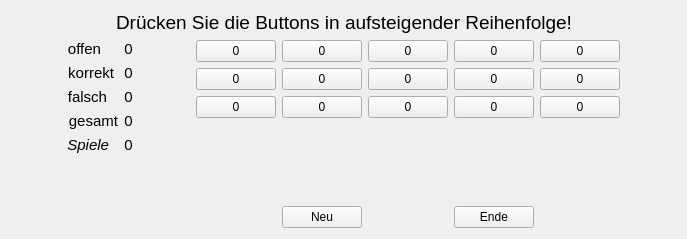
<?xml version="1.0" encoding="UTF-8"?>
<ui version="4.0">
 <class>MainWindow</class>
 <widget class="QMainWindow" name="MainWindow">
  <property name="geometry">
   <rect>
    <x>0</x>
    <y>0</y>
    <width>687</width>
    <height>239</height>
   </rect>
  </property>
  <property name="windowTitle">
   <string>QTGame</string>
  </property>
  <widget class="QWidget" name="centralWidget">
   <layout class="QHBoxLayout" name="horizontalLayout_4">
    <item>
     <layout class="QVBoxLayout" name="verticalLayout_2">
      <item>
       <layout class="QHBoxLayout" name="horizontalLayout">
        <item>
         <spacer name="horizontalSpacer">
          <property name="orientation">
           <enum>Qt::Horizontal</enum>
          </property>
          <property name="sizeHint" stdset="0">
           <size>
            <width>40</width>
            <height>20</height>
           </size>
          </property>
         </spacer>
        </item>
        <item>
         <widget class="QLabel" name="label_title">
          <property name="font">
           <font>
            <pointsize>14</pointsize>
           </font>
          </property>
          <property name="text">
           <string>Drücken Sie die Buttons in aufsteigender Reihenfolge!</string>
          </property>
          <property name="indent">
           <number>-4</number>
          </property>
         </widget>
        </item>
        <item>
         <spacer name="horizontalSpacer_2">
          <property name="orientation">
           <enum>Qt::Horizontal</enum>
          </property>
          <property name="sizeHint" stdset="0">
           <size>
            <width>40</width>
            <height>20</height>
           </size>
          </property>
         </spacer>
        </item>
       </layout>
      </item>
      <item>
       <layout class="QHBoxLayout" name="horizontalLayout_3">
        <item>
         <spacer name="horizontalSpacer_7">
          <property name="orientation">
           <enum>Qt::Horizontal</enum>
          </property>
          <property name="sizeHint" stdset="0">
           <size>
            <width>40</width>
            <height>20</height>
           </size>
          </property>
         </spacer>
        </item>
        <item>
         <layout class="QFormLayout" name="formLayout">
          <item row="0" column="0">
           <widget class="QLabel" name="label_offen">
            <property name="font">
             <font>
              <pointsize>11</pointsize>
             </font>
            </property>
            <property name="text">
             <string>offen</string>
            </property>
            <property name="alignment">
             <set>Qt::AlignRight|Qt::AlignTrailing|Qt::AlignVCenter</set>
            </property>
           </widget>
          </item>
          <item row="0" column="1">
           <widget class="QLabel" name="label_open">
            <property name="font">
             <font>
              <pointsize>11</pointsize>
             </font>
            </property>
            <property name="text">
             <string>0</string>
            </property>
            <property name="alignment">
             <set>Qt::AlignCenter</set>
            </property>
           </widget>
          </item>
          <item row="1" column="0">
           <widget class="QLabel" name="label_korrekt">
            <property name="font">
             <font>
              <pointsize>11</pointsize>
             </font>
            </property>
            <property name="text">
             <string>korrekt</string>
            </property>
            <property name="alignment">
             <set>Qt::AlignRight|Qt::AlignTrailing|Qt::AlignVCenter</set>
            </property>
           </widget>
          </item>
          <item row="1" column="1">
           <widget class="QLabel" name="label_correct">
            <property name="font">
             <font>
              <pointsize>11</pointsize>
             </font>
            </property>
            <property name="text">
             <string>0</string>
            </property>
            <property name="alignment">
             <set>Qt::AlignCenter</set>
            </property>
           </widget>
          </item>
          <item row="2" column="0">
           <widget class="QLabel" name="label_falsch">
            <property name="font">
             <font>
              <pointsize>11</pointsize>
             </font>
            </property>
            <property name="text">
             <string>falsch</string>
            </property>
            <property name="alignment">
             <set>Qt::AlignRight|Qt::AlignTrailing|Qt::AlignVCenter</set>
            </property>
           </widget>
          </item>
          <item row="2" column="1">
           <widget class="QLabel" name="label_wrong">
            <property name="font">
             <font>
              <pointsize>11</pointsize>
             </font>
            </property>
            <property name="text">
             <string>0</string>
            </property>
            <property name="alignment">
             <set>Qt::AlignCenter</set>
            </property>
           </widget>
          </item>
          <item row="3" column="0">
           <widget class="QLabel" name="label_gesamt">
            <property name="font">
             <font>
              <pointsize>11</pointsize>
             </font>
            </property>
            <property name="text">
             <string>gesamt</string>
            </property>
            <property name="alignment">
             <set>Qt::AlignRight|Qt::AlignTrailing|Qt::AlignVCenter</set>
            </property>
           </widget>
          </item>
          <item row="3" column="1">
           <widget class="QLabel" name="label_total">
            <property name="font">
             <font>
              <pointsize>11</pointsize>
             </font>
            </property>
            <property name="text">
             <string>0</string>
            </property>
            <property name="alignment">
             <set>Qt::AlignCenter</set>
            </property>
           </widget>
          </item>
          <item row="4" column="0">
           <widget class="QLabel" name="label_spiele">
            <property name="font">
             <font>
              <pointsize>11</pointsize>
              <italic>true</italic>
             </font>
            </property>
            <property name="text">
             <string>Spiele</string>
            </property>
            <property name="alignment">
             <set>Qt::AlignRight|Qt::AlignTrailing|Qt::AlignVCenter</set>
            </property>
           </widget>
          </item>
          <item row="4" column="1">
           <widget class="QLabel" name="label_games">
            <property name="font">
             <font>
              <pointsize>11</pointsize>
             </font>
            </property>
            <property name="text">
             <string>0</string>
            </property>
            <property name="alignment">
             <set>Qt::AlignCenter</set>
            </property>
           </widget>
          </item>
         </layout>
        </item>
        <item>
         <spacer name="horizontalSpacer_6">
          <property name="orientation">
           <enum>Qt::Horizontal</enum>
          </property>
          <property name="sizeHint" stdset="0">
           <size>
            <width>40</width>
            <height>20</height>
           </size>
          </property>
         </spacer>
        </item>
        <item>
         <layout class="QVBoxLayout" name="verticalLayout">
          <item>
           <layout class="QGridLayout" name="gridLayout">
            <item row="0" column="1">
             <widget class="QPushButton" name="button_order_1">
              <property name="text">
               <string>0</string>
              </property>
             </widget>
            </item>
            <item row="0" column="0">
             <widget class="QPushButton" name="button_order_0">
              <property name="text">
               <string>0</string>
              </property>
             </widget>
            </item>
            <item row="0" column="3">
             <widget class="QPushButton" name="button_order_3">
              <property name="text">
               <string>0</string>
              </property>
             </widget>
            </item>
            <item row="0" column="2">
             <widget class="QPushButton" name="button_order_2">
              <property name="text">
               <string>0</string>
              </property>
             </widget>
            </item>
            <item row="1" column="1">
             <widget class="QPushButton" name="button_order_6">
              <property name="text">
               <string>0</string>
              </property>
             </widget>
            </item>
            <item row="1" column="3">
             <widget class="QPushButton" name="button_order_8">
              <property name="text">
               <string>0</string>
              </property>
             </widget>
            </item>
            <item row="2" column="3">
             <widget class="QPushButton" name="button_order_13">
              <property name="text">
               <string>0</string>
              </property>
             </widget>
            </item>
            <item row="1" column="0">
             <widget class="QPushButton" name="button_order_5">
              <property name="text">
               <string>0</string>
              </property>
             </widget>
            </item>
            <item row="1" column="2">
             <widget class="QPushButton" name="button_order_7">
              <property name="text">
               <string>0</string>
              </property>
             </widget>
            </item>
            <item row="2" column="4">
             <widget class="QPushButton" name="button_order_14">
              <property name="text">
               <string>0</string>
              </property>
             </widget>
            </item>
            <item row="0" column="4">
             <widget class="QPushButton" name="button_order_4">
              <property name="text">
               <string>0</string>
              </property>
             </widget>
            </item>
            <item row="2" column="0">
             <widget class="QPushButton" name="button_order_10">
              <property name="text">
               <string>0</string>
              </property>
             </widget>
            </item>
            <item row="2" column="2">
             <widget class="QPushButton" name="button_order_12">
              <property name="text">
               <string>0</string>
              </property>
             </widget>
            </item>
            <item row="2" column="1">
             <widget class="QPushButton" name="button_order_11">
              <property name="text">
               <string>0</string>
              </property>
             </widget>
            </item>
            <item row="1" column="4">
             <widget class="QPushButton" name="button_order_9">
              <property name="text">
               <string>0</string>
              </property>
             </widget>
            </item>
           </layout>
          </item>
          <item>
           <spacer name="verticalSpacer">
            <property name="orientation">
             <enum>Qt::Vertical</enum>
            </property>
            <property name="sizeHint" stdset="0">
             <size>
              <width>20</width>
              <height>40</height>
             </size>
            </property>
           </spacer>
          </item>
          <item>
           <layout class="QHBoxLayout" name="horizontalLayout_2">
            <item>
             <spacer name="horizontalSpacer_3">
              <property name="orientation">
               <enum>Qt::Horizontal</enum>
              </property>
              <property name="sizeHint" stdset="0">
               <size>
                <width>40</width>
                <height>20</height>
               </size>
              </property>
             </spacer>
            </item>
            <item>
             <widget class="QPushButton" name="button_new">
              <property name="text">
               <string>Neu</string>
              </property>
             </widget>
            </item>
            <item>
             <spacer name="horizontalSpacer_4">
              <property name="orientation">
               <enum>Qt::Horizontal</enum>
              </property>
              <property name="sizeHint" stdset="0">
               <size>
                <width>40</width>
                <height>20</height>
               </size>
              </property>
             </spacer>
            </item>
            <item>
             <widget class="QPushButton" name="button_exit">
              <property name="text">
               <string>Ende</string>
              </property>
             </widget>
            </item>
            <item>
             <spacer name="horizontalSpacer_5">
              <property name="orientation">
               <enum>Qt::Horizontal</enum>
              </property>
              <property name="sizeHint" stdset="0">
               <size>
                <width>40</width>
                <height>20</height>
               </size>
              </property>
             </spacer>
            </item>
           </layout>
          </item>
         </layout>
        </item>
        <item>
         <spacer name="horizontalSpacer_8">
          <property name="orientation">
           <enum>Qt::Horizontal</enum>
          </property>
          <property name="sizeHint" stdset="0">
           <size>
            <width>40</width>
            <height>20</height>
           </size>
          </property>
         </spacer>
        </item>
       </layout>
      </item>
     </layout>
    </item>
   </layout>
  </widget>
 </widget>
 <layoutdefault spacing="6" margin="11"/>
 <resources/>
 <connections>
  <connection>
   <sender>button_exit</sender>
   <signal>clicked()</signal>
   <receiver>MainWindow</receiver>
   <slot>close()</slot>
   <hints>
    <hint type="sourcelabel">
     <x>502</x>
     <y>216</y>
    </hint>
    <hint type="destinationlabel">
     <x>512</x>
     <y>241</y>
    </hint>
   </hints>
  </connection>
 </connections>
</ui>
